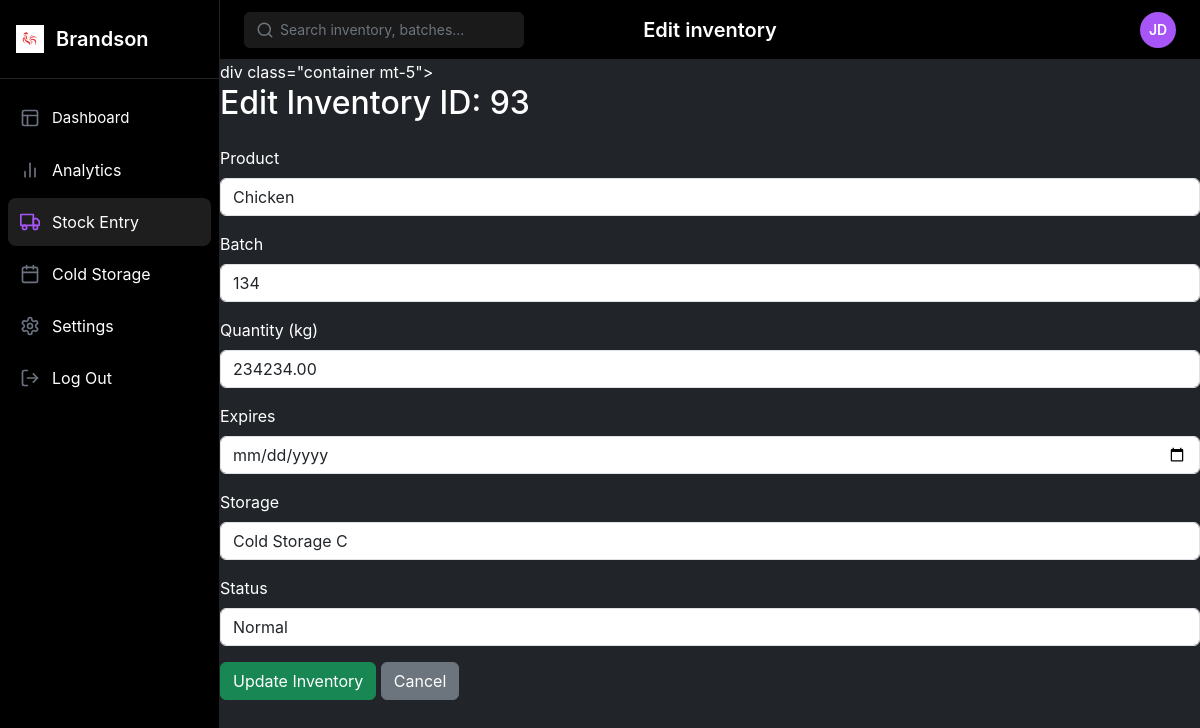
Screenshot of /coldstorage/edit_inventory.php?id=93 with the database file from the repository.
### tables this page shows
CREATE TABLE `expiring_inventory` (
  `id` int(11) NOT NULL,
  `product` varchar(100) NOT NULL,
  `batch` varchar(100) NOT NULL,
  `quantity` decimal(10,2) NOT NULL,
  `expires` datetime NOT NULL,
  `storage` varchar(100) NOT NULL,
  `status` enum('urgent','warning') NOT NULL,
  `created_at` timestamp NOT NULL DEFAULT current_timestamp()
);

### coldstorage/edit_inventory.php (the view, shortened to what this page needs)
<?php
include 'includes/config.php';
$id = intval($_GET['id']);
$sql = "SELECT * FROM expiring_inventory WHERE id = $id";
$result = $conn->query($sql);
$row = $result->fetch_assoc();
?>
<!DOCTYPE html>
<html lang="en">
<head>
    <link href="https://cdn.jsdelivr.net/npm/bootstrap@5.3.2/dist/css/bootstrap.min.css" rel="stylesheet">
    <link rel="stylesheet" href="https://cdn.jsdelivr.net/npm/bootstrap-icons@1.11.1/font/bootstrap-icons.css">
    <link rel="stylesheet" href="css/styles3.css">
</head>
<body>
    <div class="app-container">
        <aside class="sidebar">
            <div class="sidebar-header">
                <div class="logo">
                    <img src="logo.png" alt="Brandson Logo" width="28" height="28">
                    <span class="brand-name">Brandson</span>
                </div>
            </div>
            <nav class="sidebar-nav">
                <a href="dashboard.php" class="nav-item ">
                    <span class="nav-item-dashboard">Dashboard</span>
                </a>
                <a href="analytics.php" class="nav-item">
                    <span class="nav-item-name">Analytics</span>
                </a>
                <a href="#" class="nav-item active">
                    <span class="nav-item-name">Stock Entry</span>
                </a>
                <a href="#" class="nav-item">
                    <span class="nav-item-name">Cold Storage</span>
                </a>
                <a href="#" class="nav-item">
                    <span class="nav-item-name">Settings</span>
                </a>
                <a href="#" class="nav-item">
                    <span class="nav-item-name">Log Out</span>
                </a>
            </nav>
        </aside>
        <main class="main-content">
            <header class="header">
                <div class="search-container">
                    <svg xmlns="http://www.w3.org/2000/svg" width="18" height="18" viewBox="0 0 24 24" fill="none" stroke="currentColor" stroke-width="2" stroke-linecap="round" stroke-linejoin="round" class="search-icon">
                        <circle cx="11" cy="11" r="8"></circle>
                        <line x1="21" y1="21" x2="16.65" y2="16.65"></line>
                    </svg>
                    <input type="text" placeholder="Search inventory, batches..." class="search-input">
                </div>
                <h1 class="page-title"> Edit inventory</h1>
                <div class="profile-container">
                    <button id="profileButton" class="profile-button">
                        <div class="profile-avatar">JD</div>
                    </button>
                </div>
            </header>
</head>
<!DOCTYPE html>
<html>
<head>
    <link href="https://cdn.jsdelivr.net/npm/bootstrap@5.3.0/dist/css/bootstrap.min.css" rel="stylesheet">
        <link href="https://cdn.jsdelivr.net/npm/bootstrap@5.3.2/dist/css/bootstrap.min.css" rel="stylesheet">
    <link rel="stylesheet" href="https://cdn.jsdelivr.net/npm/bootstrap-icons@1.11.1/font/bootstrap-icons.css">
    <link rel="stylesheet" href="css/styles3.css">
</head>
<body class="bg-dark text-white">
div class="container mt-5">
    <h2>Edit Inventory ID: <?= $row['id'] ?></h2>
    <form method="POST" class="mt-4">
        <div class="mb-3">
            <label for="product" class="form-label">Product</label>
            <input type="text" name="product" id="product" class="form-control" value="<?= $row['product'] ?>" required>
        </div>
        <div class="mb-3">
            <label for="batch" class="form-label">Batch</label>
            <input type="text" name="batch" id="batch" class="form-control" value="<?= $row['batch'] ?>" required>
        </div>
        <div class="mb-3">
            <label for="quantity" class="form-label">Quantity (kg)</label>
            <input type="number" name="quantity" id="quantity" class="form-control" value="<?= $row['quantity'] ?>" required>
        </div>
        <div class="mb-3">
            <label for="expires" class="form-label">Expires</label>
            <input type="date" name="expires" id="expires" class="form-control" value="<?= $row['expires'] ?>" required>
        </div>
        <div class="mb-3">
            <label for="storage" class="form-label">Storage</label>
            <input type="text" name="storage" id="storage" class="form-control" value="<?= $row['storage'] ?>" required>
        </div>
        <div class="mb-3">
            <label for="status" class="form-label">Status</label>
            <select name="status" id="status" class="form-control" required>
                <option value="normal" <?= $row['status'] === 'normal' ? 'selected' : '' ?>>Normal</option>
            </select>
        </div>
        <button type="submit" class="btn btn-success">Update Inventory</button>
        <a href="inventory.php" class="btn btn-secondary">Cancel</a>
    </form>
</div>
</body>
</html>

### coldstorage/css/styles3.css (style rules this page uses)
:root { --bs-purple: #a855f7; --bs-pink: #ec4899; --bs-orange: #f97316; --bs-blue: #3b82f6; --bs-gray: #6b7280; --sidebar-width: 220px; --sidebar-bg: #000000; --sidebar-hover: #1a1a1a; --sidebar-active: #1e1e1e; --header-height: 60px; --content-bg: #000000; --card-bg: #0a0a0a; --border-color: #222222; }
* { margin: 0; padding: 0; box-sizing: border-box; }
body { font-family: "Inter", -apple-system, BlinkMacSystemFont, "Segoe UI", Roboto, Oxygen, Ubuntu, Cantarell, "Open Sans", "Helvetica Neue", sans-serif; background-color: var(--content-bg); color: #ffffff; line-height: 1.5; overflow-x: hidden; }
.app-container { display: flex; width: 100%; height: 100vh; overflow: hidden; }
.sidebar { width: var(--sidebar-width); background-color: var(--sidebar-bg); border-right: 1px solid var(--border-color); height: 100vh; position: fixed; top: 0; left: 0; z-index: 10; overflow-y: auto; transition: all 0.3s ease; }
.sidebar-header { padding: 1.5rem 1rem; border-bottom: 1px solid var(--border-color); }
.logo { display: flex; align-items: center; gap: 0.75rem; }
.brand-name { font-size: 1.25rem; font-weight: 600; color: #ffffff; }
.sidebar-nav { display: flex; flex-direction: column; padding: 1rem 0.5rem; gap: 0.25rem; }
.nav-item { display: flex; align-items: center; padding: 0.75rem; color: #ffffff; text-decoration: none; border-radius: 0.5rem; transition: all 0.2s ease; }
.nav-item .icon { margin-right: 0.75rem; color: var(--bs-gray); }
.nav-item-dashboard { font-size: 0.9375rem; }
.nav-item.active { background-color: var(--sidebar-active); }
.nav-item.active .icon { color: var(--bs-purple); }
.main-content { margin-left: var(--sidebar-width); width: calc(100% - var(--sidebar-width)); height: 100vh; overflow-y: auto; overflow-x: hidden; }
.header { height: var(--header-height); display: flex; align-items: center; justify-content: space-between; padding: 0 1.5rem; border-bottom: 1px solid var(--border-color); position: sticky; top: 0; background-color: var(--content-bg); z-index: 5; }
.search-container { position: relative; width: 280px; }
.search-input { background-color: #1a1a1a; border: none; border-radius: 6px; color: #ffffff; padding: 0.5rem 1rem 0.5rem 2.25rem; width: 100%; height: 36px; font-size: 0.875rem; }
.search-input::placeholder { color: #6c757d; }
.search-icon { position: absolute; left: 0.75rem; top: 50%; transform: translateY(-50%); color: #6c757d; }
.page-title { font-size: 1.25rem; font-weight: 600; margin: 0; color: #ffffff; position: absolute; left: 50%; transform: translateX(-50%); }
.profile-container { position: relative; }
.profile-button { background: none; border: none; cursor: pointer; padding: 0; display: flex; align-items: center; justify-content: center; }
.profile-avatar { width: 36px; height: 36px; border-radius: 50%; background-color: var(--bs-purple); color: white; display: flex; align-items: center; justify-content: center; font-weight: 600; font-size: 0.875rem; transition: all 0.2s ease; }

### rows the page displays
expiring_inventory: id "93", product "Chicken", batch "134", quantity "234234.00", storage "Cold Storage C"
